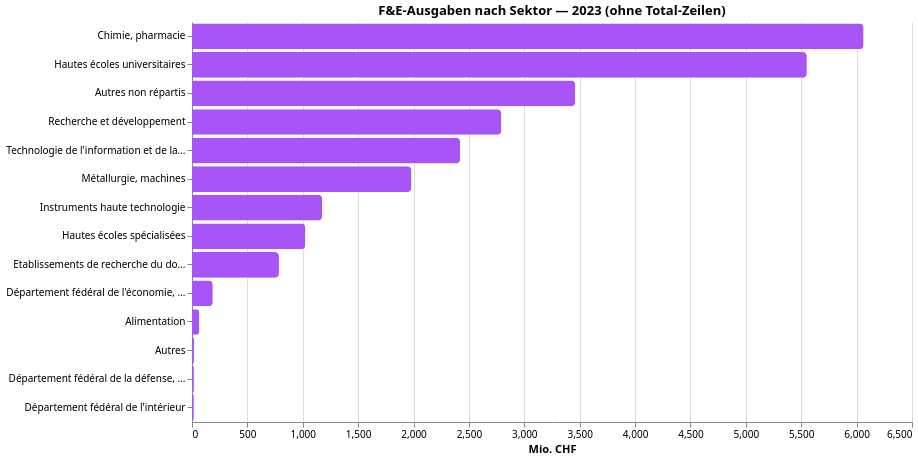

Source (Vega-Lite JSON):
### Vega-Lite specification from a JSON file in a GitHub repository (floating-point values rounded to 4 significant figures)
{"$schema": "https://vega.github.io/schema/vega-lite/v5.json", "config": {"font": "Switzer, system-ui, sans-serif", "view": {"stroke": "transparent"}}, "data": {"values": [{"Ausgaben": 6063.0, "Sektor": "Chimie, pharmacie"}, {"Ausgaben": 5550.0, "Sektor": "Hautes écoles universitaires"}, {"Ausgaben": 3460.0, "Sektor": "Autres non répartis"}, {"Ausgaben": 2793.0, "Sektor": "Recherche et développement"}, {"Ausgaben": 2421.0, "Sektor": "Technologie de l'information et de la communication"}, {"Ausgaben": 1981.0, "Sektor": "Métallurgie, machines"}, {"Ausgaben": 1175.0, "Sektor": "Instruments haute technologie"}, {"Ausgaben": 1023.0, "Sektor": "Hautes écoles spécialisées"}, {"Ausgaben": 784.9, "Sektor": "Etablissements de recherche du domaine des EPF"}, {"Ausgaben": 187.4, "Sektor": "Département fédéral de l'économie, de la formation et de la recherche"}, {"Ausgaben": 66.2, "Sektor": "Alimentation"}, {"Ausgaben": 17.6, "Sektor": "Autres"}, {"Ausgaben": 17.1, "Sektor": "Département fédéral de la défense, de la protection de la population et des sports"}, {"Ausgaben": 16.5, "Sektor": "Département fédéral de l'intérieur"}]}, "encoding": {"color": {"value": "#a855f7"}, "x": {"field": "Ausgaben", "title": "Mio. CHF", "type": "quantitative"}, "y": {"field": "Sektor", "sort": "-x", "title": null, "type": "nominal"}}, "height": 400, "mark": {"cornerRadiusEnd": 4, "type": "bar"}, "title": "F&E-Ausgaben nach Sektor — 2023 (ohne Total-Zeilen)", "width": 720}
